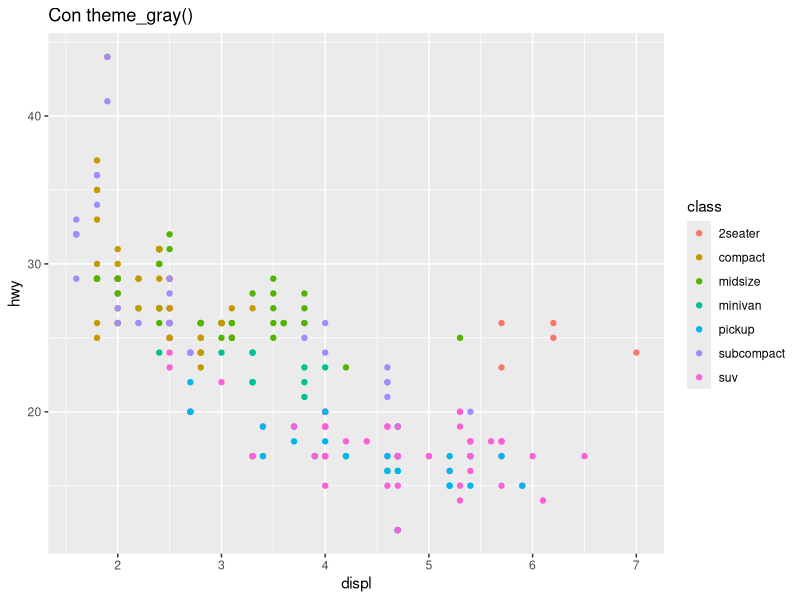
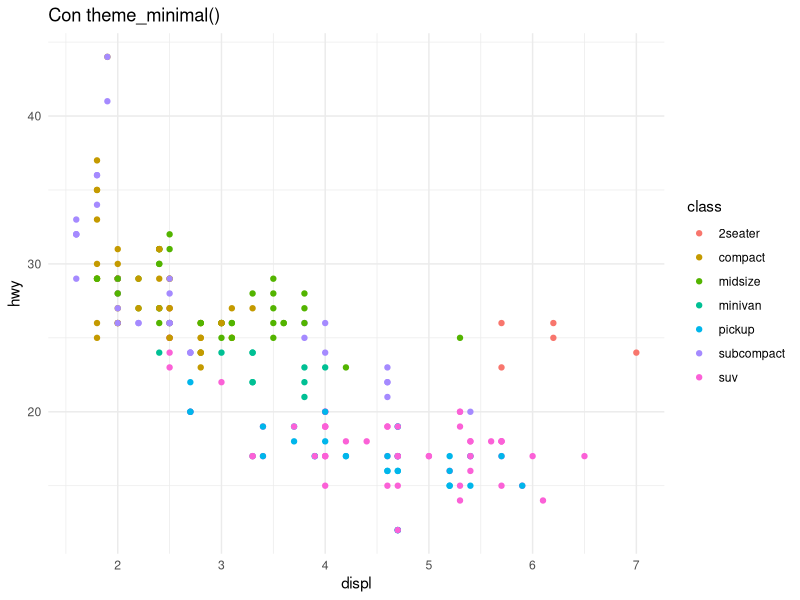
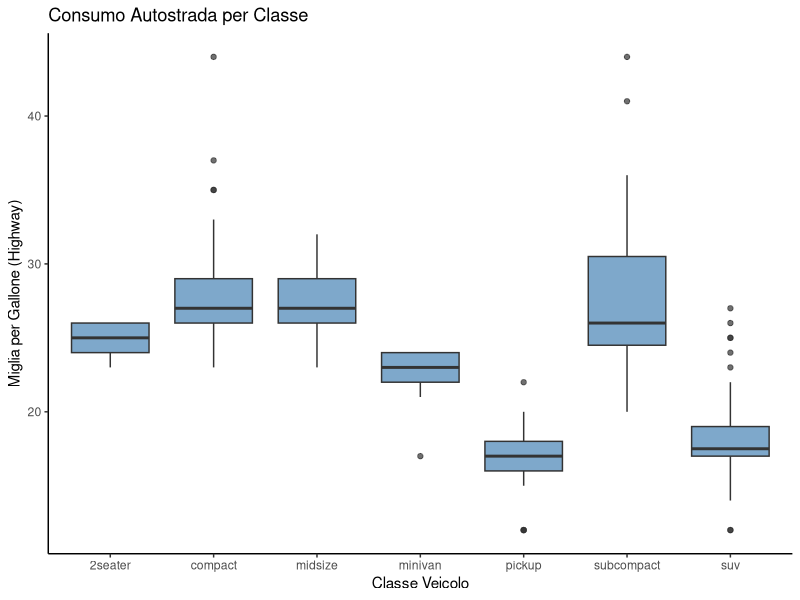
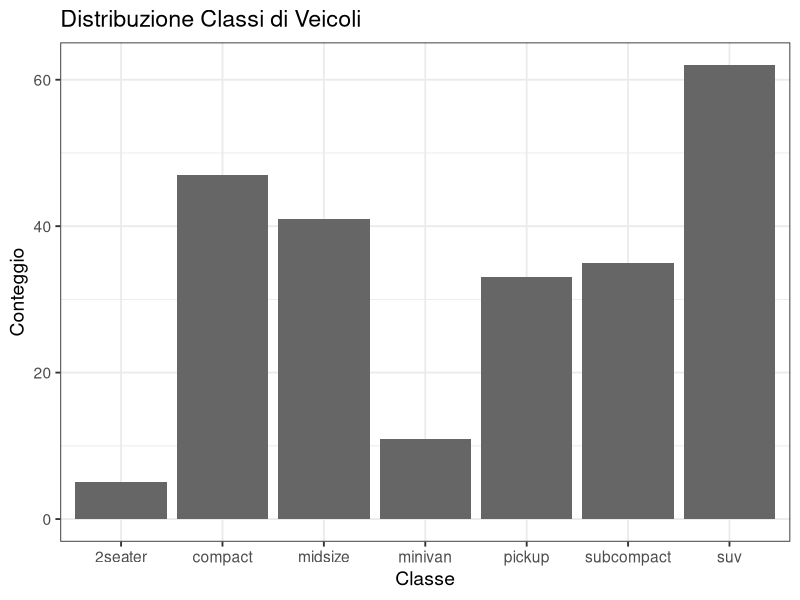
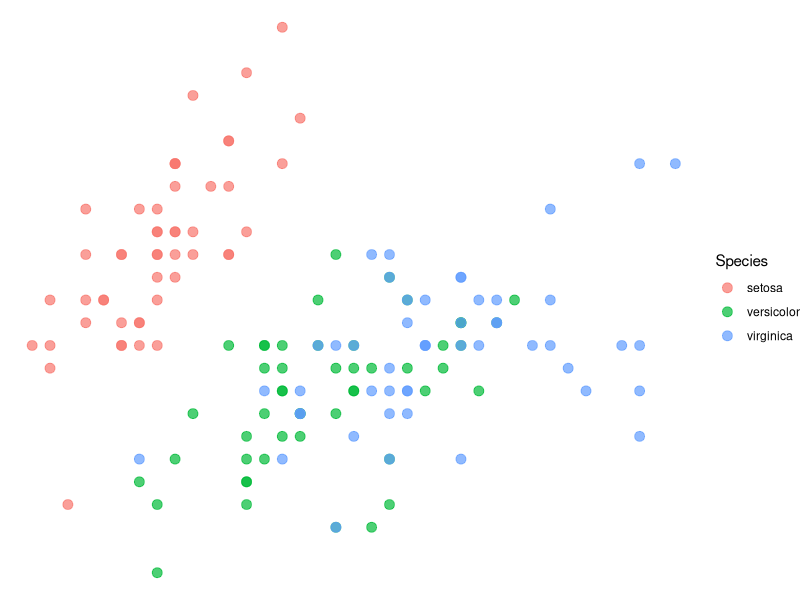
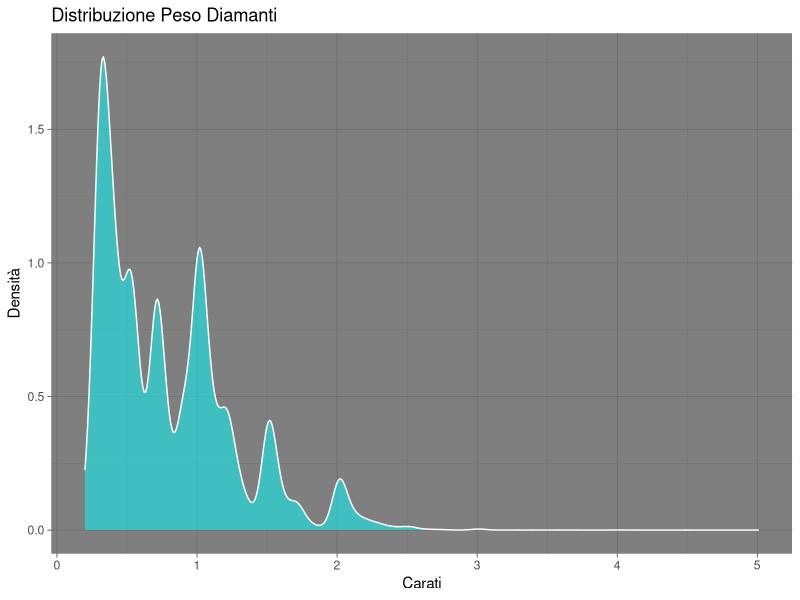
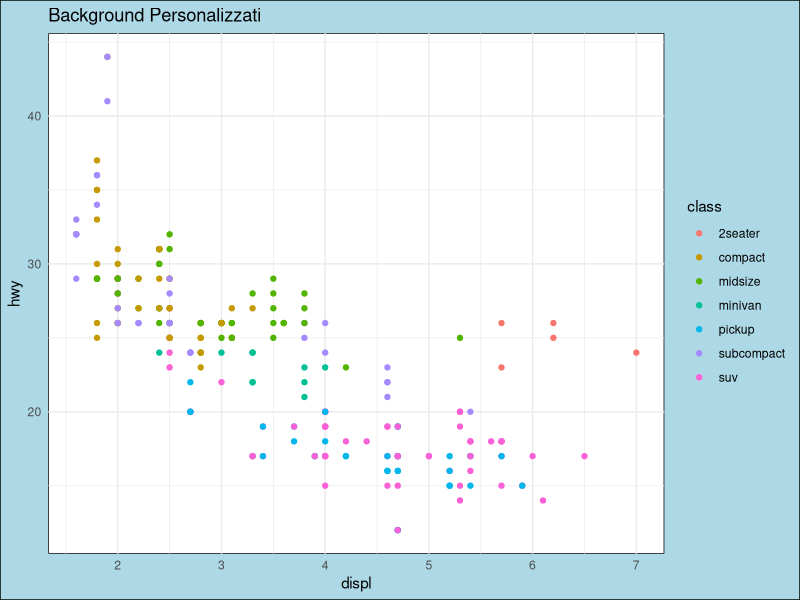
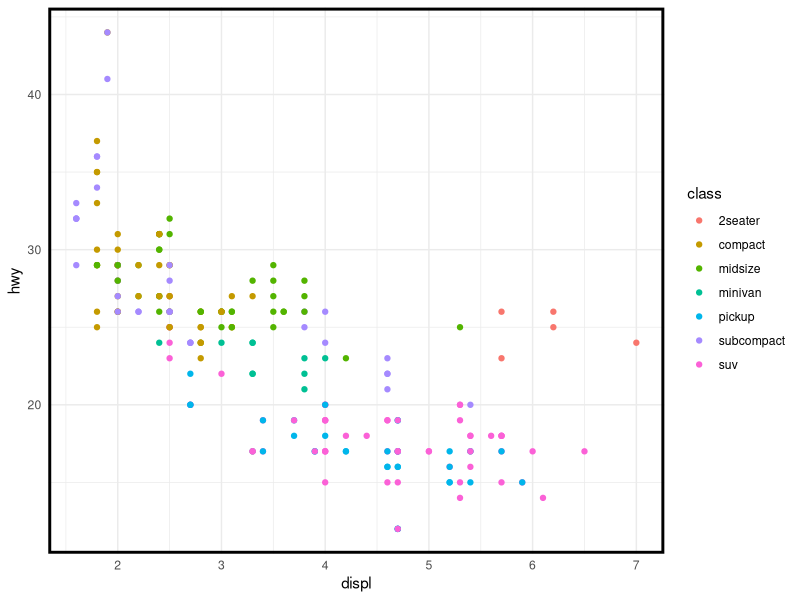

These figures' R source, in order:
# ============================================================================
# SOLUZIONI: Temi e Personalizzazione in ggplot2
# ============================================================================
#
# Questo file contiene le soluzioni complete per tutti i 30 esercizi.
# Ogni soluzione include:
# - La domanda originale dell'esercizio
# - Codice completo e funzionante
# - Commenti esplicativi sulle scelte fatte
#
# ============================================================================

# Setup: Carica pacchetti e dati
library(ggplot2)
library(dplyr)

# Carica dataset built-in
data(mpg)
data(diamonds)
data(economics)
data(faithful)
data(mtcars)
data(iris)

# ============================================================================
# PARTE 1: TEMI PREDEFINITI
# ============================================================================

## Esercizio 1.1: Confrontare Theme Gray e Minimal
## Obiettivo: Crea due scatter plot identici del dataset mpg (displ vs hwy),
##            uno con theme_gray() e uno con theme_minimal(), per vedere le differenze.

## Soluzione 1.1:
# Theme gray (default) - sfondo grigio
ggplot(mpg, aes(x = displ, y = hwy)) +
  geom_point(aes(color = class)) +
  labs(title = "Con theme_gray()") +
  theme_gray()

# Theme minimal - sfondo bianco, griglia sottile
ggplot(mpg, aes(x = displ, y = hwy)) +
  geom_point(aes(color = class)) +
  labs(title = "Con theme_minimal()") +
  theme_minimal()

# Il gray background fa "pop" i colori, il minimal è più pulito e moderno


## Esercizio 1.2: Theme Classic per Pubblicazioni
## Obiettivo: Crea un boxplot di hwy per classe di veicolo usando theme_classic().
##            Questo tema è ideale per pubblicazioni scientifiche.

## Soluzione 1.2:
ggplot(mpg, aes(x = class, y = hwy)) +
  geom_boxplot(fill = "steelblue", alpha = 0.7) +
  labs(
    title = "Consumo Autostrada per Classe",
    x = "Classe Veicolo",
    y = "Miglia per Gallone (Highway)"
  ) +
  theme_classic()  # No griglia, assi tradizionali - perfetto per paper


## Esercizio 1.3: Theme BW per Stampa
## Obiettivo: Crea un grafico a barre del conteggio di veicoli per classe usando
##            theme_bw() con base_size = 14 per renderlo leggibile in stampa.

## Soluzione 1.3:
ggplot(mpg, aes(x = class)) +
  geom_bar(fill = "gray40") +
  labs(
    title = "Distribuzione Classi di Veicoli",
    x = "Classe",
    y = "Conteggio"
  ) +
  theme_bw(base_size = 14)  # Black & White, testo grande per stampa


## Esercizio 1.4: Theme Void per Visualizzazioni Minimali
## Obiettivo: Crea uno scatter plot di Sepal.Length vs Sepal.Width dal dataset iris
##            usando theme_void() per rimuovere tutti gli elementi non-dati.

## Soluzione 1.4:
ggplot(iris, aes(x = Sepal.Length, y = Sepal.Width, color = Species)) +
  geom_point(size = 3, alpha = 0.7) +
  theme_void()  # Rimuove tutto - solo dati puri, utile per mappe o network


## Esercizio 1.5: Theme Dark per Presentazioni
## Obiettivo: Crea un density plot di carat dal dataset diamonds usando theme_dark()
##            con fill = "cyan" e alpha = 0.5.

## Soluzione 1.5:
ggplot(diamonds, aes(x = carat)) +
  geom_density(fill = "cyan", alpha = 0.5, color = "white") +
  labs(
    title = "Distribuzione Peso Diamanti",
    x = "Carati",
    y = "Densità"
  ) +
  theme_dark()  # Sfondo scuro - riduce affaticamento in presentazioni buie


# ============================================================================
# PARTE 2: FUNZIONE theme() BASICS
# ============================================================================

## Esercizio 2.1: Modificare Background del Plot
## Obiettivo: Parti da theme_minimal() e modifica plot.background per avere
##            fill = "lightblue" e panel.background con fill = "white".

## Soluzione 2.1:
ggplot(mpg, aes(x = displ, y = hwy)) +
  geom_point(aes(color = class)) +
  labs(title = "Background Personalizzati") +
  theme_minimal() +
  theme(
    plot.background = element_rect(fill = "lightblue"),  # Intero plot
    panel.background = element_rect(fill = "white")       # Solo area dati
  )

# plot.background include tutto (titolo, legenda), panel solo i dati


## Esercizio 2.2: Personalizzare Panel Border
## Obiettivo: Crea uno scatter plot con theme_minimal() e aggiungi un bordo nero
##            spesso al panel usando panel.border.

## Soluzione 2.2:
ggplot(mpg, aes(x = displ, y = hwy)) +
  geom_point(aes(color = class)) +
  theme_minimal() +
  theme(
    panel.border = element_rect(
      color = "black",
      fill = NA,  # NA = trasparente, non riempie
      size = 2
    )
  )

# fill = NA è fondamentale per non coprire i dati!


## Esercizio 2.3: Rimuovere Griglia Minore
## Obiettivo: Crea un line plot di unemploy nel tempo dal dataset economics,
##            usa theme_minimal() e rimuovi solo panel.grid.minor.

## Soluzione 2.3:
ggplot(economics, aes(x = date, y = unemploy/1000)) +
  geom_line(color = "steelblue", size = 1) +
  labs(
    title = "Disoccupazione USA nel Tempo",
    x = "Anno",
    y = "Disoccupati (migliaia)"
  ) +
  theme_minimal() +
  theme(
    panel.grid.minor = element_blank()  # Rimuove solo griglia minore
  )

# Griglia maggiore aiuta a leggere valori, minore spesso solo rumore visivo


## Esercizio 2.4: Modificare Solo Griglia Verticale
## Obiettivo: Crea un bar chart di class da mpg, rimuovi panel.grid.major.x
##            ma mantieni panel.grid.major.y (utile per leggere i valori).

## Soluzione 2.4:
ggplot(mpg, aes(x = class)) +
  geom_bar(fill = "steelblue") +
  labs(
    title = "Conteggio per Classe",
    x = "Classe Veicolo",
    y = "Conteggio"
  ) +
  theme_minimal() +
  theme(
    panel.grid.major.x = element_blank(),  # Rimuove griglia verticale
    panel.grid.minor = element_blank()      # Rimuove tutta la minore
  )

# Per bar charts verticali, solo le linee orizzontali sono utili


## Esercizio 2.5: Personalizzare Colore Griglia
## Obiettivo: Crea uno scatter plot e modifica panel.grid.major per avere
##            color = "red" e linetype = "dashed".

## Soluzione 2.5:
ggplot(mpg, aes(x = displ, y = hwy)) +
  geom_point() +
  theme_minimal() +
  theme(
    panel.grid.major = element_line(
      color = "red",
      linetype = "dashed",
      size = 0.5
    ),
    panel.grid.minor = element_blank()
  )

# Utile per enfatizzare o de-enfatizzare la griglia secondo necessità


# ============================================================================
# PARTE 3: FUNZIONI element_*()
# ============================================================================

## Esercizio 3.1: Ruotare Labels Asse X
## Obiettivo: Crea un bar chart di manufacturer da mpg. Le etichette sono troppo lunghe:
##            ruotale di 45 gradi usando element_text() con angle = 45 e hjust = 1.

## Soluzione 3.1:
ggplot(mpg, aes(x = manufacturer)) +
  geom_bar(fill = "steelblue") +
  labs(
    title = "Veicoli per Produttore",
    x = "Produttore",
    y = "Conteggio"
  ) +
  theme_minimal() +
  theme(
    axis.text.x = element_text(
      angle = 45,   # Rotazione 45 gradi
      hjust = 1,    # Allineamento orizzontale a destra
      vjust = 1     # Allineamento verticale in alto (opzionale)
    )
  )

# hjust = 1 allinea il testo a destra del punto di ancoraggio - essenziale con angle


## Esercizio 3.2: Personalizzare Titolo Plot
## Obiettivo: Crea uno scatter plot e aggiungi un titolo "Mio Grafico".
##            Usa element_text() per renderlo size = 20, face = "bold", color = "navy".

## Soluzione 3.2:
ggplot(mpg, aes(x = displ, y = hwy)) +
  geom_point(aes(color = class)) +
  labs(title = "Mio Grafico") +
  theme_minimal() +
  theme(
    plot.title = element_text(
      size = 20,
      face = "bold",
      color = "navy",
      hjust = 0.5  # Opzionale: centra il titolo
    )
  )

# face può essere "plain", "bold", "italic", o "bold.italic"


## Esercizio 3.3: Modificare Aspetto Assi
## Obiettivo: Crea uno scatter plot con axis.line neri e spessi (size = 1)
##            usando element_line(), e rimuovi la griglia con element_blank().

## Soluzione 3.3:
ggplot(mpg, aes(x = displ, y = hwy)) +
  geom_point(aes(color = class)) +
  labs(title = "Assi Personalizzati") +
  theme_minimal() +
  theme(
    axis.line = element_line(
      color = "black",
      size = 1
    ),
    panel.grid = element_blank()  # Rimuove tutta la griglia
  )

# Combinazione comune per look pulito e classico


## Esercizio 3.4: Personalizzare Background Legenda
## Obiettivo: Crea uno scatter plot con color = class. Personalizza legend.background
##            con fill = "gray95", color = "black", size = 0.5 usando element_rect().

## Soluzione 3.4:
ggplot(mpg, aes(x = displ, y = hwy, color = class)) +
  geom_point(size = 3) +
  labs(title = "Legenda Personalizzata") +
  theme_minimal() +
  theme(
    legend.background = element_rect(
      fill = "gray95",
      color = "black",
      size = 0.5
    ),
    legend.key = element_rect(fill = "white")  # Background delle chiavi
  )

# Utile quando posizioni la legenda sopra i dati per renderla distinguibile


## Esercizio 3.5: Rimuovere Tick Marks
## Obiettivo: Crea un grafico qualsiasi e rimuovi completamente i tick marks
##            degli assi usando element_blank() per axis.ticks.

## Soluzione 3.5:
ggplot(mpg, aes(x = class, y = hwy)) +
  geom_boxplot(fill = "steelblue") +
  labs(title = "Senza Tick Marks") +
  theme_minimal() +
  theme(
    axis.ticks = element_blank()  # Rimuove tutti i tick marks
  )

# Combinato con theme_minimal() crea un look molto pulito


# ============================================================================
# PARTE 4: LABELS E TITOLI
# ============================================================================

## Esercizio 4.1: Labels Complete con labs()
## Obiettivo: Crea uno scatter plot di displ vs hwy colorato per class.
##            Aggiungi title, subtitle, caption, e labels per x, y e color usando labs().

## Soluzione 4.1:
ggplot(mpg, aes(x = displ, y = hwy, color = class)) +
  geom_point(size = 3, alpha = 0.7) +
  labs(
    title = "Relazione tra Cilindrata e Consumo",
    subtitle = "Dati EPA per veicoli 1999-2008",
    caption = "Fonte: United States Environmental Protection Agency",
    x = "Cilindrata Motore (litri)",
    y = "Consumo Autostrada (mpg)",
    color = "Classe\nVeicolo"
  ) +
  theme_minimal()

# labs() è il modo più completo per aggiungere annotazioni


## Esercizio 4.2: Rimuovere Titolo Asse X
## Obiettivo: Crea un bar chart di class da mpg e rimuovi il titolo dell'asse X
##            usando x = NULL in labs().

## Soluzione 4.2:
ggplot(mpg, aes(x = class)) +
  geom_bar(fill = "steelblue") +
  labs(
    title = "Distribuzione Classi",
    x = NULL,  # Rimuove titolo asse X
    y = "Conteggio"
  ) +
  theme_minimal()

# x = NULL è diverso da x = "" (stringa vuota) - rimuove completamente


## Esercizio 4.3: Multi-line Title
## Obiettivo: Crea uno scatter plot e aggiungi un titolo su due righe usando
##            "\n" in labs(title = "Riga 1\nRiga 2").

## Soluzione 4.3:
ggplot(mpg, aes(x = displ, y = hwy)) +
  geom_point(aes(color = class)) +
  labs(
    title = "Consumo Carburante\nvs Cilindrata Motore",
    x = "Cilindrata (litri)",
    y = "MPG Highway"
  ) +
  theme_minimal()

# \n inserisce un "a capo" - utile per titoli lunghi


## Esercizio 4.4: Formattare Caption e Subtitle
## Obiettivo: Crea un line plot di economics e aggiungi caption allineato a destra
##            e subtitle grigio usando element_text() con hjust e color appropriati.

## Soluzione 4.4:
ggplot(economics, aes(x = date, y = unemploy/1000)) +
  geom_line(color = "steelblue", size = 1) +
  labs(
    title = "Disoccupazione USA",
    subtitle = "Andamento storico 1967-2015",
    caption = "Dati: Federal Reserve Economic Data",
    x = "Anno",
    y = "Disoccupati (migliaia)"
  ) +
  theme_minimal() +
  theme(
    plot.subtitle = element_text(
      color = "gray40",
      size = 12
    ),
    plot.caption = element_text(
      hjust = 1,      # Allinea a destra (1 = right, 0 = left, 0.5 = center)
      face = "italic",
      size = 9
    )
  )

# Convention: caption a destra, subtitle grigio per gerarchia visiva


## Esercizio 4.5: Rimuovere Titolo Legenda
## Obiettivo: Crea uno scatter plot con color mapping e rimuovi il titolo della
##            legenda usando color = NULL in labs().

## Soluzione 4.5:
ggplot(mpg, aes(x = displ, y = hwy, color = class)) +
  geom_point(size = 3) +
  labs(
    title = "Consumo vs Cilindrata",
    x = "Cilindrata (L)",
    y = "MPG Highway",
    color = NULL  # Rimuove titolo legenda
  ) +
  theme_minimal()

# Utile quando il mapping è self-explanatory


# ============================================================================
# PARTE 5: PERSONALIZZAZIONE LEGENDE
# ============================================================================

## Esercizio 5.1: Posizionare Legenda in Basso
## Obiettivo: Crea uno scatter plot con color mapping e sposta la legenda
##            in basso usando legend.position = "bottom".

## Soluzione 5.1:
ggplot(mpg, aes(x = displ, y = hwy, color = class)) +
  geom_point(size = 3) +
  labs(
    title = "Consumo vs Cilindrata",
    color = "Classe"
  ) +
  theme_minimal() +
  theme(
    legend.position = "bottom"  # "top", "bottom", "left", "right", "none"
  )

# Posizione bottom è ideale per grafici larghi


## Esercizio 5.2: Legenda con Coordinate Precise
## Obiettivo: Posiziona la legenda all'interno del grafico usando coordinate
##            (es. c(0.85, 0.25)) e aggiungi un background bianco con bordo.

## Soluzione 5.2:
ggplot(mpg, aes(x = displ, y = hwy, color = class)) +
  geom_point(size = 3, alpha = 0.6) +
  labs(title = "Legenda Interna") +
  theme_minimal() +
  theme(
    legend.position = c(0.85, 0.25),  # Coordinate (x, y) da 0 a 1
    legend.background = element_rect(
      fill = "white",
      color = "black",
      size = 0.5
    )
  )

# c(0, 0) = bottom-left, c(1, 1) = top-right


## Esercizio 5.3: Layout Orizzontale Legenda
## Obiettivo: Metti la legenda in basso con layout orizzontale usando
##            legend.direction = "horizontal".

## Soluzione 5.3:
ggplot(mpg, aes(x = displ, y = hwy, color = class)) +
  geom_point(size = 3) +
  labs(color = "Classe Veicolo") +
  theme_minimal() +
  theme(
    legend.position = "bottom",
    legend.direction = "horizontal"  # "vertical" è il default
  )

# Orizzontale salva spazio verticale - ottimo per presentazioni


## Esercizio 5.4: Personalizzare Testo Legenda
## Obiettivo: Modifica legend.title per essere bold e size = 14,
##            e legend.text per essere italic e size = 11.

## Soluzione 5.4:
ggplot(mpg, aes(x = displ, y = hwy, color = class)) +
  geom_point(size = 3) +
  labs(color = "Classe Veicolo") +
  theme_minimal() +
  theme(
    legend.title = element_text(
      face = "bold",
      size = 14,
      color = "navy"
    ),
    legend.text = element_text(
      face = "italic",
      size = 11
    )
  )

# Gerarchia visiva: titolo più grande e bold, testo più piccolo


## Esercizio 5.5: Guides Avanzate - Override Aesthetics
## Obiettivo: Crea uno scatter plot con punti piccoli (size = 1) e alpha = 0.3.
##            Usa guides() e override.aes per rendere le chiavi della legenda
##            più grandi (size = 4) e completamente opache (alpha = 1).

## Soluzione 5.5:
ggplot(mpg, aes(x = displ, y = hwy, color = class)) +
  geom_point(size = 1, alpha = 0.3) +  # Punti piccoli e trasparenti nel plot
  labs(
    title = "Override Aesthetics nella Legenda",
    color = "Classe"
  ) +
  theme_minimal() +
  guides(
    color = guide_legend(
      override.aes = list(
        size = 4,    # Punti grandi nella legenda
        alpha = 1    # Completamente opachi nella legenda
      )
    )
  )

# Essenziale quando i punti nel plot sono difficili da vedere ma vuoi
# legende chiare. override.aes modifica SOLO la legenda, non il plot


# ============================================================================
# PARTE 6: TEMI CUSTOM E EXPORT
# ============================================================================

## Esercizio 6.1: Creare Tema Riutilizzabile
## Obiettivo: Crea una funzione theme_mio() che parte da theme_minimal() e
##            personalizza almeno 3 elementi (es. plot.title, panel.grid, legend.position).

## Soluzione 6.1:
theme_mio <- function(base_size = 12) {
  theme_minimal(base_size = base_size) +
    theme(
      # Titolo grande e bold
      plot.title = element_text(
        size = base_size * 1.5,
        face = "bold",
        hjust = 0,  # Allinea a sinistra
        margin = margin(b = 10)
      ),
      
      # Sottotitolo grigio
      plot.subtitle = element_text(
        size = base_size * 1.1,
        color = "gray40",
        margin = margin(b = 15)
      ),
      
      # Rimuove griglia minore
      panel.grid.minor = element_blank(),
      
      # Griglia maggiore sottile
      panel.grid.major = element_line(
        color = "gray90",
        size = 0.5
      ),
      
      # Legenda in alto senza titolo
      legend.position = "top",
      legend.title = element_blank(),
      
      # Assi bold
      axis.title = element_text(
        size = base_size * 1.1,
        face = "bold"
      )
    )
}

# Ora theme_mio() è disponibile per tutti i grafici


## Esercizio 6.2: Applicare Tema Custom
## Obiettivo: Usa il tuo theme_mio() creato nell'esercizio precedente su un nuovo grafico.

## Soluzione 6.2:
ggplot(mpg, aes(x = displ, y = hwy, color = class)) +
  geom_point(size = 3, alpha = 0.7) +
  labs(
    title = "Usando il Mio Tema Custom",
    subtitle = "Consistenza in tutti i grafici",
    x = "Cilindrata (L)",
    y = "MPG Highway"
  ) +
  theme_mio()  # Applica il tema custom

# Altro esempio con base_size diverso
ggplot(economics, aes(x = date, y = unemploy/1000)) +
  geom_line(color = "steelblue", size = 1) +
  labs(
    title = "Disoccupazione USA",
    subtitle = "1967-2015"
  ) +
  theme_mio(base_size = 16)  # Testo più grande


## Esercizio 6.3: Theme Set Globale
## Obiettivo: Imposta theme_minimal() come tema di default per tutta la sessione
##            usando theme_set(), poi crea un grafico per verificare.

## Soluzione 6.3:
# Imposta tema globale
theme_set(theme_minimal(base_size = 14))

# Ora TUTTI i grafici useranno theme_minimal automaticamente
ggplot(mpg, aes(x = class)) +
  geom_bar(fill = "steelblue") +
  labs(title = "Usa il Tema Globale")

ggplot(iris, aes(x = Sepal.Length, y = Sepal.Width, color = Species)) +
  geom_point(size = 3) +
  labs(title = "Anche Questo Usa il Tema Globale")

# Per resettare al default
theme_set(theme_gray())

# theme_set() è perfetto per report con molti grafici che devono essere consistenti


## Esercizio 6.4: Salvare con ggsave() - Alta Risoluzione
## Obiettivo: Crea un plot e salvalo come "plot_highres.png" con width = 10,
##            height = 6, dpi = 300 (qualità pubblicazione).

## Soluzione 6.4:
# Crea il plot
p <- ggplot(mpg, aes(x = displ, y = hwy, color = class)) +
  geom_point(size = 3, alpha = 0.7) +
  labs(
    title = "Consumo Carburante vs Cilindrata",
    subtitle = "Dataset EPA mpg",
    x = "Cilindrata Motore (litri)",
    y = "Consumo Autostrada (mpg)",
    color = "Classe"
  ) +
  theme_minimal(base_size = 14) +
  theme(legend.position = "bottom")

# Salva con alta risoluzione per pubblicazione
ggsave(
  filename = "plot_highres.png",
  plot = p,
  width = 10,
  height = 6,
  units = "in",
  dpi = 300,      # 300 DPI = standard pubblicazioni scientifiche
  bg = "white"    # Sfondo bianco
)

# 300 DPI assicura qualità ottima anche in stampa


## Esercizio 6.5: Salvare in Formati Multipli
## Obiettivo: Crea un plot e salvalo in tre formati: PNG (web, 72 dpi),
##            PDF (vettoriale), e PNG (pubblicazione, 300 dpi).

## Soluzione 6.5:
# Crea plot complesso
p_final <- ggplot(economics, aes(x = date, y = unemploy/1000)) +
  geom_line(color = "steelblue", size = 1.2) +
  geom_smooth(method = "loess", color = "red", se = TRUE, alpha = 0.2) +
  labs(
    title = "Disoccupazione USA 1967-2015",
    subtitle = "Con trend smooth (LOESS)",
    caption = "Fonte: Federal Reserve Economic Data",
    x = "Anno",
    y = "Disoccupati (migliaia)"
  ) +
  theme_minimal(base_size = 14) +
  theme(
    plot.title = element_text(face = "bold", size = 18),
    plot.subtitle = element_text(color = "gray40")
  )

# 1. PNG per Web (72 DPI, dimensioni in pixel)
ggsave(
  "unemployment_web.png",
  plot = p_final,
  width = 1200,
  height = 800,
  units = "px",
  dpi = 72
)

# 2. PDF vettoriale (scalabile senza perdita qualità)
ggsave(
  "unemployment_vector.pdf",
  plot = p_final,
  width = 10,
  height = 6,
  units = "in"
)

# 3. PNG alta risoluzione per pubblicazione (300 DPI)
ggsave(
  "unemployment_publication.png",
  plot = p_final,
  width = 10,
  height = 6,
  units = "in",
  dpi = 300,
  bg = "white"
)

# 4. BONUS: TIFF per alcune riviste scientifiche
ggsave(
  "unemployment_publication.tiff",
  plot = p_final,
  width = 10,
  height = 6,
  units = "in",
  dpi = 300,
  bg = "white",
  compression = "lzw"  # Compressione lossless
)


# ============================================================================
# FINE SOLUZIONI
# ============================================================================
#
# BEST PRACTICES RIASSUNTIVE:
#
# 1. WORKFLOW:
#    - Prima crea il plot (dati + geom)
#    - Poi applica tema predefinito
#    - Infine personalizza con theme()
#
# 2. TEMI PREDEFINITI:
#    - theme_gray(): Default, sfondo grigio
#    - theme_minimal(): Moderno, pulito
#    - theme_classic(): Pubblicazioni accademiche
#    - theme_bw(): Bianco e nero, stampa
#    - theme_void(): Nessun elemento, mappe
#
# 3. element_*() FUNCTIONS:
#    - element_text(): Font, size, color, angle
#    - element_line(): Linee, griglie, assi
#    - element_rect(): Sfondi, bordi
#    - element_blank(): Rimuove elementi
#
# 4. GERARCHIA:
#    - Gli elementi figli ereditano dai genitori
#    - Modifica il genitore per cambiare tutto
#    - Override i figli per eccezioni
#
# 5. LABELS:
#    - Usa sempre labs() per annotazioni complete
#    - title, subtitle, caption, x, y, aesthetics
#    - NULL rimuove un label
#
# 6. LEGENDE:
#    - legend.position: "top", "bottom", "left", "right", "none", c(x,y)
#    - guides() per controllo fine
#    - override.aes per modificare solo legenda
#
# 7. EXPORT:
#    - Web: 72 DPI, PNG
#    - Presentazioni: 150 DPI, PNG/PDF
#    - Pubblicazioni: 300 DPI, PDF/TIFF
#    - Vettoriali: PDF, SVG (scalabili)
#
# 8. RIUSABILITÀ:
#    - Crea funzioni theme_*() custom
#    - Usa theme_set() per consistenza globale
#    - Salva temi in file separati
#
# ============================================================================
